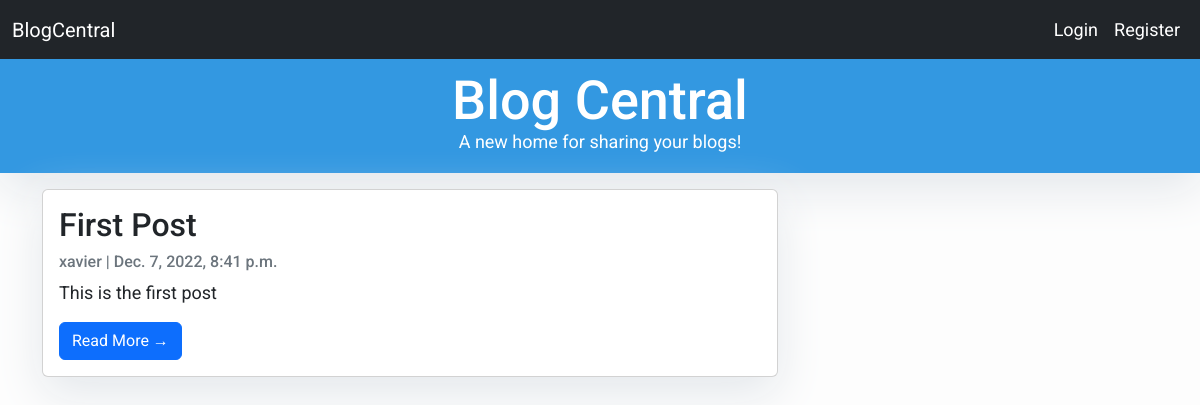
Before: / with the older database file.
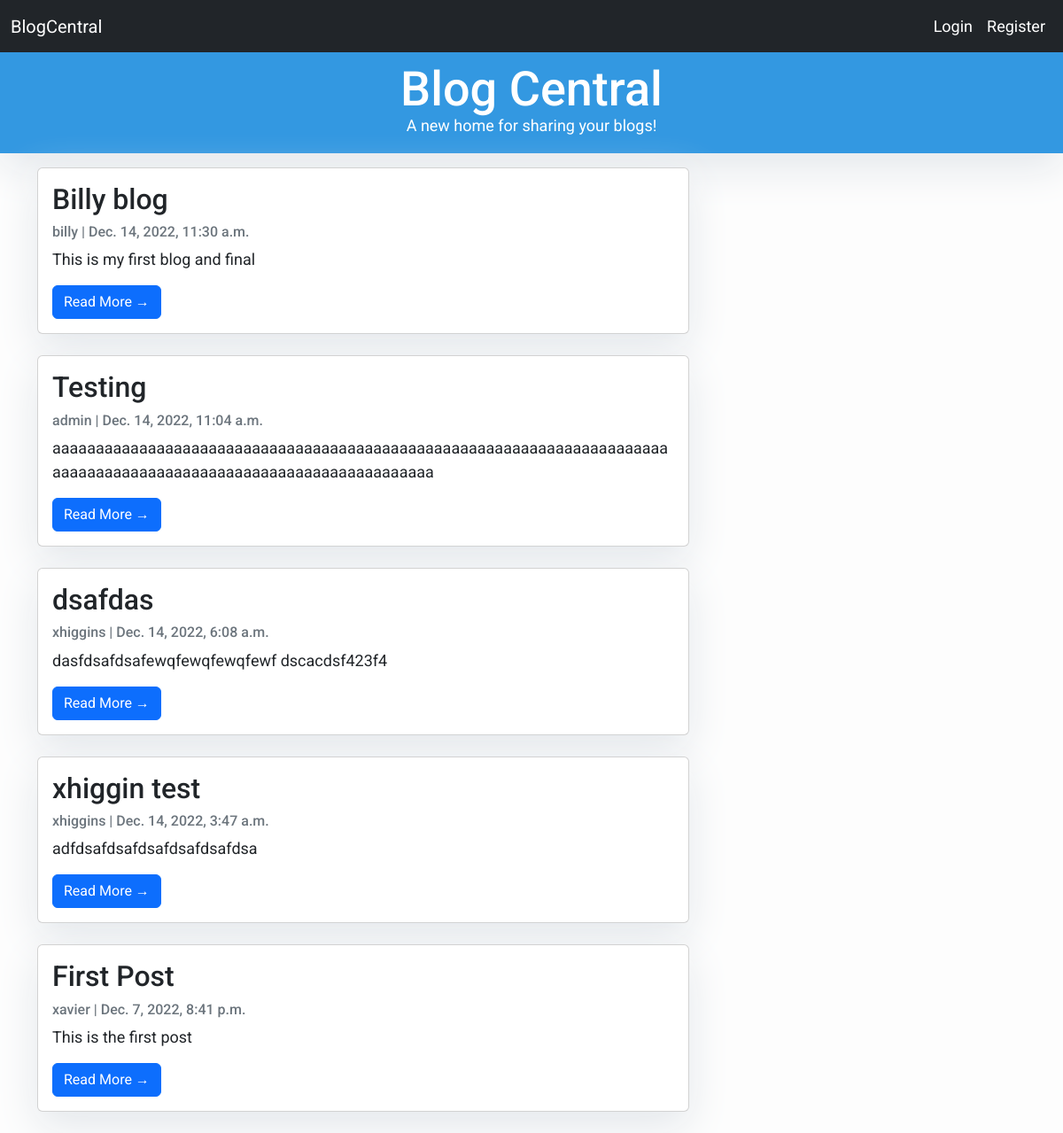
After: the same page with the newer database file.
### blog/models.py (models this page shows, shortened)
class Post(models.Model):
    title = models.CharField(max_length=200, unique=True)
    slug = models.SlugField(max_length=200, unique=True)
    author = models.ForeignKey(User, on_delete= models.CASCADE,related_name='blog_posts')
    updated_on = models.DateTimeField(auto_now= True)
    content = models.TextField()
    created_on = models.DateTimeField(auto_now_add=True)
    status = models.IntegerField(choices=STATUS, default=0)
    class Meta:
        ordering = ['-created_on']

### blog/views.py (the view)
# urls.py: path('', views.PostList.as_view(), name='home'),
class PostList(generic.ListView):
    def get_queryset(self):
        if(self.request.user.is_authenticated):
            return Post.objects.filter(author=self.request.user).order_by('-created_on')
        else:
            return Post.objects.filter(status=1).order_by('-created_on')
    template_name = 'index.html'

### templates/index.html (shortened to what this page needs)
{% extends "base.html" %}
{% block content %}
<header class="masthead" >
		<div class="container">
			<div class="row">
				<div class=" col-md-8 col-md-10 mx-auto">
					<div class="site-heading">
						<h3 style="text-align:center; color:White; font-size:300%;">Blog Central</h3>
						<p style="text-align:center; line-height: 0px; color:White;">A new home for sharing your blogs!
						</p>
					</div>
				</div>
			</div>
	</div>
</header>
	<div class="container">
		<div class="row">
			<div class="col-md-8 mt-3 ">
				{% if user.is_authenticated %}
					{% for post in post_list %}
						{% if post.author == user %}
						<div class="card mb-4" >
							<div class="card-body">
								<h2 class="card-title">{{ post.title }}</h2>
								<p class="card-text text-muted h6">{{ post.author }} | {{ post.created_on}} </p>
								<p class="card-text">{{post.content|slice:":200" }}</p>
								<a href="{% url 'post_detail' post.slug  %}" class="btn btn-primary">Read More &rarr;</a>
								<a href="{% url 'post_edit' post.slug %}" class="btn btn-primary">Edit</a>
								<a href="{% url 'post_delete' post.slug %}" class="btn btn-primary">Delete</a>
							</div>
						</div>
						{% endif %}
					{% endfor %}
				{% else %}
					{% for post in post_list %}
						<div class="card mb-4" >
							<div class="card-body">
								<h2 class="card-title">{{ post.title }}</h2>
								<p class="card-text text-muted h6">{{ post.author }} | {{ post.created_on}} </p>
								<p class="card-text">{{post.content|slice:":200" }}</p>
								<a href="{% url 'post_detail' post.slug  %}" class="btn btn-primary">Read More &rarr;</a>
							</div>
						</div>
					{% endfor %}
				{% endif %}
			</div>
		</div>
    </div>
{%endblock%}

Changed rows visible on the page:
added Post: title "Billy blog", author "billy", created_on "Dec. 14, 2022, 11:30 a.m.", content "This is my first blog and final"
added Post: title "Testing", author "admin", created_on "Dec. 14, 2022, 11:04 a.m.", content "aaaaaaaaaaaaaaaaaaaaaaaaaaaaaaaaaaaaaaaaaaaaaaaaaaaaaaaaaaaaaaaaaaaaaaaaaaaaaaaaaaaaaaaaaaaaaaaaaaaaaaaaaaaaaaaaaaa"
added Post: title "dsafdas", author "xhiggins", created_on "Dec. 14, 2022, 6:08 a.m.", content "dasfdsafdsafewqfewqfewqfewf dscacdsf423f4"
added Post: title "xhiggin test", author "xhiggins", created_on "Dec. 14, 2022, 3:47 a.m.", content "adfdsafdsafdsafdsafdsafdsa"
